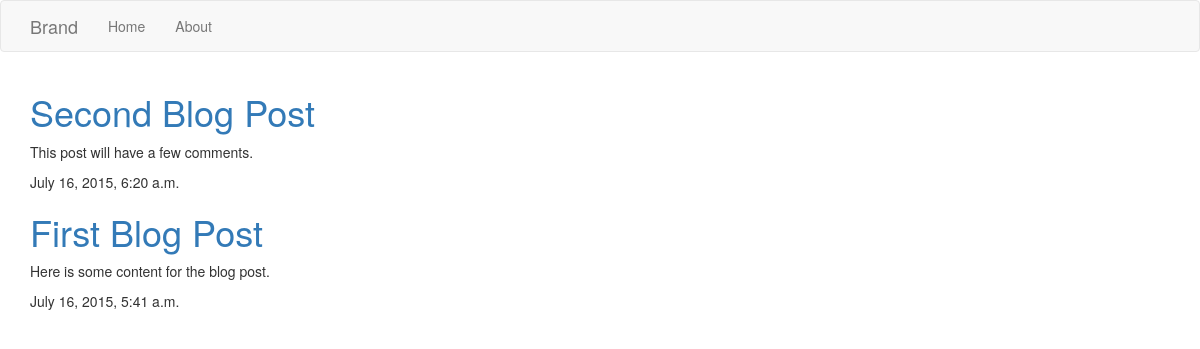
Screenshot of /blog/ with the database file from the repository.
### blog/models.py (models this page shows, shortened)
class Article(models.Model):
  title = models.CharField(max_length=255)
  content = models.TextField()
  created_at = models.DateTimeField(auto_now_add=True)

### blog/views.py (the view)
def blog_list(request):
  articles = Article.objects.all().order_by("-created_at")
  return render(request, 'blog/blog_list.html', {
    'articles': articles
  })

### blog/templates/blog/blog_list.html (shortened to what this page needs)
{% extends 'layout.html' %}
{% block content %}
<div class="container">
  {% for article in articles %}
    <h1><a href="{% url 'blog:blog_detail' pk=article.pk %}">{{ article.title }}</a></h1>
    <p>{{ article.content }}</p>
    <p>{{ article.created_at }}</p>
  {% endfor %}
</div>
{% endblock %}

### rows the page displays
Article: title "Second Blog Post", content "This post will have a few comments.", created_at "July 16, 2015, 6:20 a.m."
Article: title "First Blog Post", content "Here is some content for the blog post.", created_at "July 16, 2015, 5:41 a.m."
